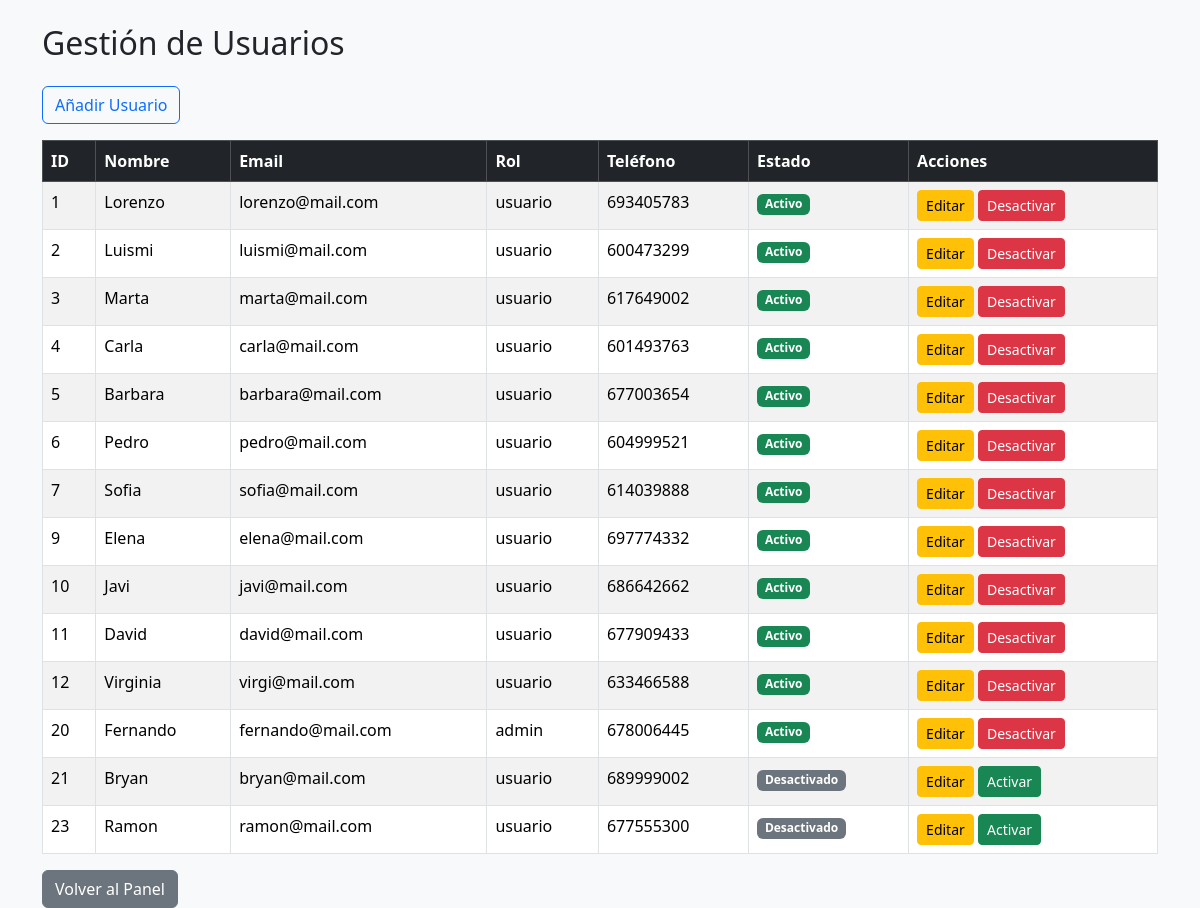
Screenshot of /admin_usuarios.php (signed in) with the database file from the repository.
### tables this page shows
CREATE TABLE `usuario` (
  `Id_Usuario` int(11) NOT NULL,
  `nombre` varchar(100) DEFAULT NULL,
  `email` varchar(100) DEFAULT NULL,
  `contrasena` varchar(255) DEFAULT NULL,
  `telefono` varchar(20) DEFAULT NULL,
  `rol` varchar(20) DEFAULT NULL,
  `activo` tinyint(1) NOT NULL DEFAULT 1
);

### admin_usuarios.php (the view, shortened to what this page needs)
<?php
require_once "conexion.php";
$sql = "SELECT * FROM usuario";
$resultado = $conn->query($sql);
?>
<!DOCTYPE html>
<html>
<head>
    <link rel="stylesheet" href="https://cdn.jsdelivr.net/npm/bootstrap@5.3.2/dist/css/bootstrap.min.css">
</head>
<body class="bg-light">
<div class="container mt-4">
    <h2 class="mb-4">Gestión de Usuarios</h2>
    <a href="admin_usuario_crear.php" class="btn btn-outline-primary mb-3">Añadir Usuario</a>
    <table class="table table-striped table-bordered">
        <thead class="table-dark">
            <tr>
                <th>ID</th>
                <th>Nombre</th>
                <th>Email</th>
                <th>Rol</th>
                <th>Teléfono</th>
                <th>Estado</th>
                <th>Acciones</th>
            </tr>
        </thead>
        <tbody>
            <?php while ($fila = $resultado->fetch_assoc()) { ?>
            <tr>
                <td><?= $fila['Id_Usuario']; ?></td>
                <td><?= $fila['nombre']; ?></td>
                <td><?= $fila['email']; ?></td>
                <td><?= $fila['rol']; ?></td>
                <td><?= $fila['telefono']; ?></td>
                <td>
                    <?php if ($fila['activo'] == 1): ?>
                        <span class="badge bg-success">Activo</span>
                    <?php else: ?>
                        <span class="badge bg-secondary">Desactivado</span>
                    <?php endif; ?>
                </td>
                <td>
                    <a href="admin_usuario_editar.php?id=<?= $fila['Id_Usuario']; ?>"
                       class="btn btn-warning btn-sm">Editar</a>
                    <?php if ($fila['activo'] == 1): ?>
                        <a href="admin_usuario_desactivar.php?id=<?= $fila['Id_Usuario']; ?>"
                           class="btn btn-danger btn-sm"
                           onclick="return confirm('¿Seguro que deseas desactivar este usuario?')">
                           Desactivar
                        </a>
                    <?php else: ?>
                        <a href="admin_usuario_activar.php?id=<?= $fila['Id_Usuario']; ?>"
                           class="btn btn-success btn-sm">
                           Activar
                        </a>
                    <?php endif; ?>
                </td>
            </tr>
            <?php } ?>
        </tbody>
    </table>
    <a href="admin.php" class="btn btn-secondary">Volver al Panel</a>
</div>
</body>
</html>

### rows the page displays
usuario: Id_Usuario "1", nombre "Lorenzo", email "lorenzo@mail.com", rol "usuario", telefono "693405783", activo "Activo"
usuario: Id_Usuario "2", nombre "Luismi", email "luismi@mail.com", rol "usuario", telefono "600473299", activo "Activo"
usuario: Id_Usuario "3", nombre "Marta", email "marta@mail.com", rol "usuario", telefono "617649002", activo "Activo"
usuario: Id_Usuario "4", nombre "Carla", email "carla@mail.com", rol "usuario", telefono "601493763", activo "Activo"
usuario: Id_Usuario "5", nombre "Barbara", email "barbara@mail.com", rol "usuario", telefono "677003654", activo "Activo"
usuario: Id_Usuario "6", nombre "Pedro", email "pedro@mail.com", rol "usuario", telefono "604999521", activo "Activo"
usuario: Id_Usuario "7", nombre "Sofia", email "sofia@mail.com", rol "usuario", telefono "614039888", activo "Activo"
usuario: Id_Usuario "9", nombre "Elena", email "elena@mail.com", rol "usuario", telefono "697774332", activo "Activo"
usuario: Id_Usuario "10", nombre "Javi", email "javi@mail.com", rol "usuario", telefono "686642662", activo "Activo"
usuario: Id_Usuario "11", nombre "David", email "david@mail.com", rol "usuario", telefono "677909433", activo "Activo"
usuario: Id_Usuario "12", nombre "Virginia", email "virgi@mail.com", rol "usuario", telefono "633466588", activo "Activo"
usuario: Id_Usuario "20", nombre "Fernando", email "fernando@mail.com", rol "admin", telefono "678006445", activo "Activo"
usuario: Id_Usuario "21", nombre "Bryan", email "bryan@mail.com", rol "usuario", telefono "689999002", activo "Desactivado"
usuario: Id_Usuario "23", nombre "Ramon", email "ramon@mail.com", rol "usuario", telefono "677555300", activo "Desactivado"
